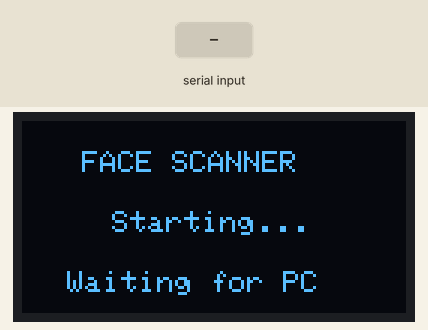
A sketch run on a simulated ESP32. Parts: 128×64 one-colour display. The inputs (shaded band) are chosen by the test bench.

Above: at 1.2 s.
1.3 s: "READY\n" received over Serial
At 2.2 s:
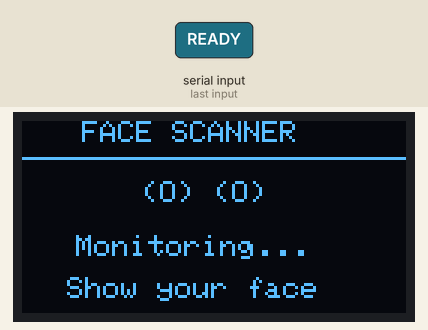
2.8 s: "GRANTED:\n" received over Serial
At 3.4 s:
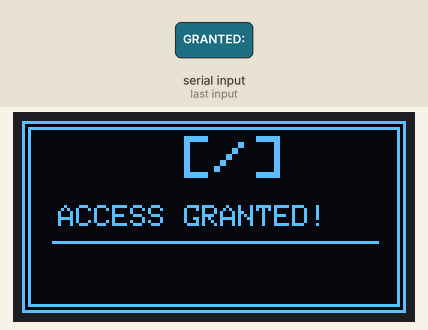
4.3 s: "DENIED:\n" received over Serial
At 5.5 s:
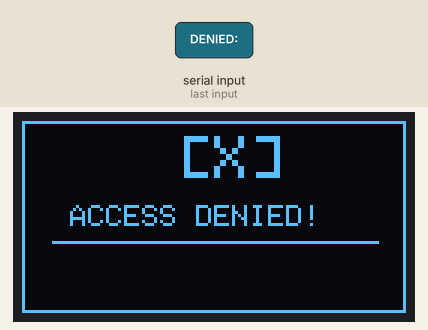
5.8 s: "OFFLINE\n" received over Serial
At 6.8 s:
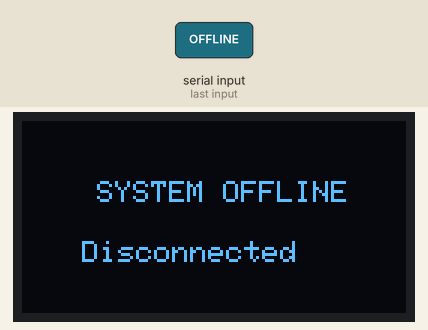
Timing chart, 0 to 8.8 s (numbered marks = the images above; inputs shaded):
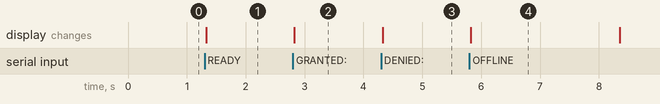

Measured:
- after the input at 1.3 s, the display: changes at once (image 1)
- after the input at 2.8 s, the display: changes at once (image 2)
- after the input at 4.3 s, the display: changes at once (image 3)
- after the input at 5.8 s, the display: changes at once (image 4)

The sketch:

esp32_display.ino
```cpp
/*
  Face Scanner - ESP32 OLED Display
  ==================================
  Receives serial commands from face_scanner.py and displays
  access status on a 0.96" SSD1306 OLED (128x64, I2C).

  Wiring:
    OLED SDA -> GPIO 21
    OLED SCL -> GPIO 22
    OLED VCC -> 3.3V
    OLED GND -> GND

  Required Libraries (install via Arduino Library Manager):
    - Adafruit SSD1306
    - Adafruit GFX Library

  Serial Protocol:
    "READY"              -> System ready / monitoring
    "GRANTED:<username>" -> Access granted
    "DENIED:<reason>"    -> Access denied
    "OFFLINE"            -> System shutting down
*/

#include <Wire.h>
#include <Adafruit_GFX.h>
#include <Adafruit_SSD1306.h>

#define SCREEN_WIDTH 128
#define SCREEN_HEIGHT 64
#define OLED_RESET -1
#define SCREEN_ADDRESS 0x3C

Adafruit_SSD1306 display(SCREEN_WIDTH, SCREEN_HEIGHT, &Wire, OLED_RESET);

String inputBuffer = "";
unsigned long lastMessageTime = 0;
unsigned long displayDuration = 4000; // ms to show granted/denied
bool showingResult = false;

void setup() {
  Serial.begin(115200);

  if (!display.begin(SSD1306_SWITCHCAPVCC, SCREEN_ADDRESS)) {
    Serial.println("SSD1306 allocation failed");
    for (;;); // Halt
  }

  display.clearDisplay();
  display.setTextColor(SSD1306_WHITE);
  showStartup();
}

void loop() {
  // Read serial data
  while (Serial.available()) {
    char c = Serial.read();
    if (c == '\n') {
      processCommand(inputBuffer);
      inputBuffer = "";
    } else if (c != '\r') {
      inputBuffer += c;
    }
  }

  // Return to idle after displaying result
  if (showingResult && (millis() - lastMessageTime > displayDuration)) {
    showingResult = false;
    showMonitoring();
  }
}

void processCommand(String cmd) {
  cmd.trim();
  if (cmd.length() == 0) return;

  if (cmd == "READY") {
    showMonitoring();
  }
  else if (cmd.startsWith("GRANTED:")) {
    String username = cmd.substring(8);
    showAccessGranted(username);
    showingResult = true;
    lastMessageTime = millis();
  }
  else if (cmd.startsWith("DENIED:")) {
    String reason = cmd.substring(7);
    showAccessDenied(reason);
    showingResult = true;
    lastMessageTime = millis();
  }
  else if (cmd == "OFFLINE") {
    showOffline();
  }
}

void showStartup() {
  display.clearDisplay();
  display.setTextSize(1);
  display.setCursor(20, 10);
  display.println("FACE SCANNER");
  display.setCursor(30, 30);
  display.println("Starting...");
  display.setCursor(15, 50);
  display.println("Waiting for PC");
  display.display();
}

void showMonitoring() {
  display.clearDisplay();

  // Header
  display.setTextSize(1);
  display.setCursor(20, 0);
  display.println("FACE SCANNER");

  // Divider line
  display.drawLine(0, 12, 128, 12, SSD1306_WHITE);

  // Eye icon (simple ASCII art via text)
  display.setTextSize(1);
  display.setCursor(40, 20);
  display.println("(O) (O)");

  // Status
  display.setTextSize(1);
  display.setCursor(18, 38);
  display.println("Monitoring...");

  display.setCursor(15, 52);
  display.println("Show your face");

  display.display();
}

void showAccessGranted(String username) {
  display.clearDisplay();

  // Draw border
  display.drawRect(0, 0, 128, 64, SSD1306_WHITE);
  display.drawRect(2, 2, 124, 60, SSD1306_WHITE);

  // Checkmark area
  display.setTextSize(2);
  display.setCursor(52, 5);
  display.println("[/]");

  // ACCESS GRANTED
  display.setTextSize(1);
  display.setCursor(12, 28);
  display.println("ACCESS GRANTED!");

  // Divider
  display.drawLine(10, 40, 118, 40, SSD1306_WHITE);

  // Username
  display.setTextSize(2);
  // Center the username
  int16_t x = (128 - (username.length() * 12)) / 2;
  if (x < 0) x = 0;
  display.setCursor(x, 46);
  display.println(username);

  display.display();
}

void showAccessDenied(String reason) {
  display.clearDisplay();

  // Draw border
  display.drawRect(0, 0, 128, 64, SSD1306_WHITE);

  // X mark
  display.setTextSize(2);
  display.setCursor(52, 5);
  display.println("[X]");

  // ACCESS DENIED
  display.setTextSize(1);
  display.setCursor(16, 28);
  display.println("ACCESS DENIED!");

  // Divider
  display.drawLine(10, 40, 118, 40, SSD1306_WHITE);

  // Reason
  display.setTextSize(1);
  int16_t x = (128 - (reason.length() * 6)) / 2;
  if (x < 0) x = 0;
  display.setCursor(x, 48);
  display.println(reason);

  display.display();
}

void showOffline() {
  display.clearDisplay();
  display.setTextSize(1);
  display.setCursor(25, 20);
  display.println("SYSTEM OFFLINE");
  display.setCursor(20, 40);
  display.println("Disconnected");
  display.display();
}
```
